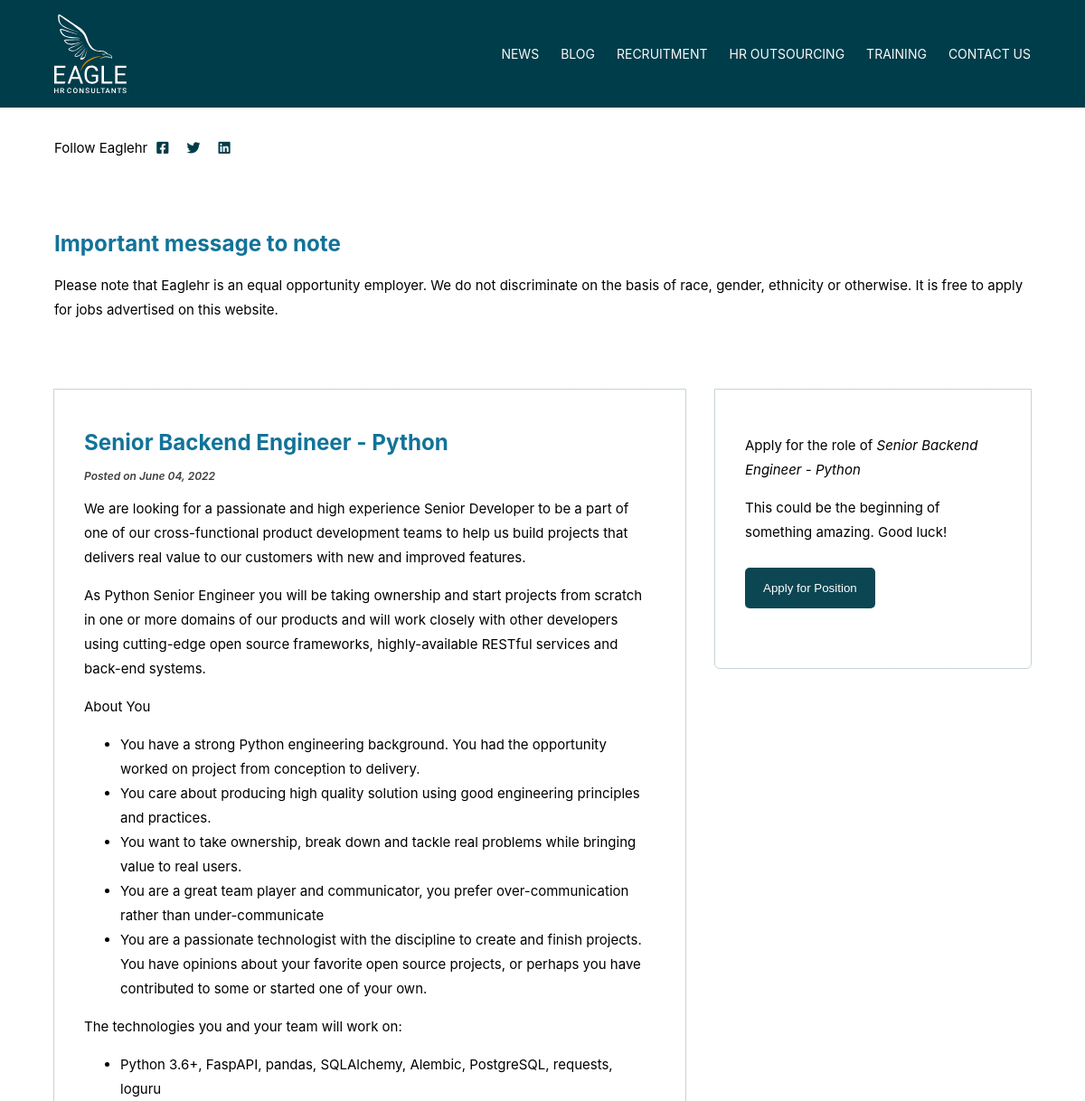
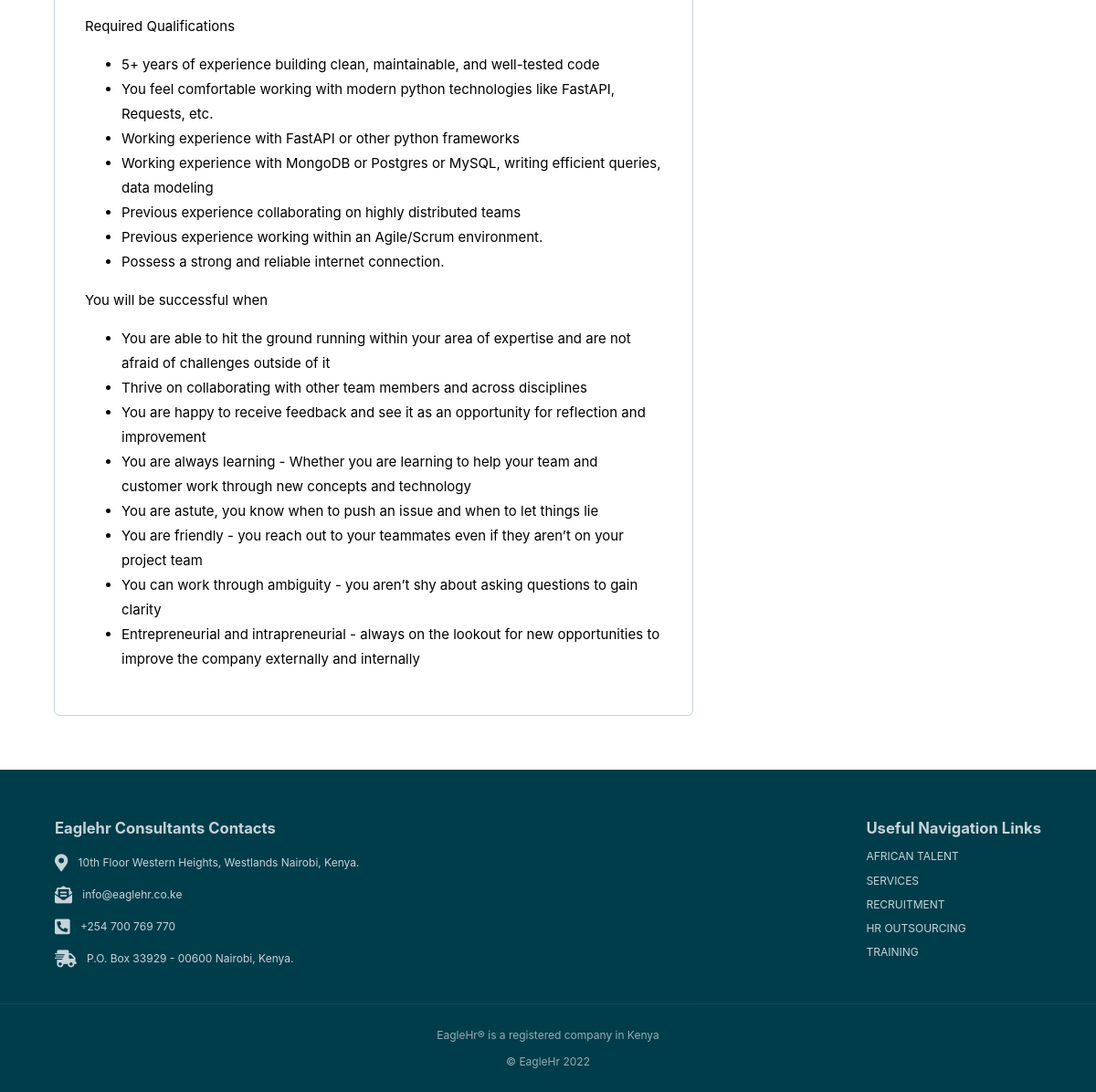
The page /jobs/senior-backend-engineer-python on the database as committed earlier (2 pictures, top to bottom).
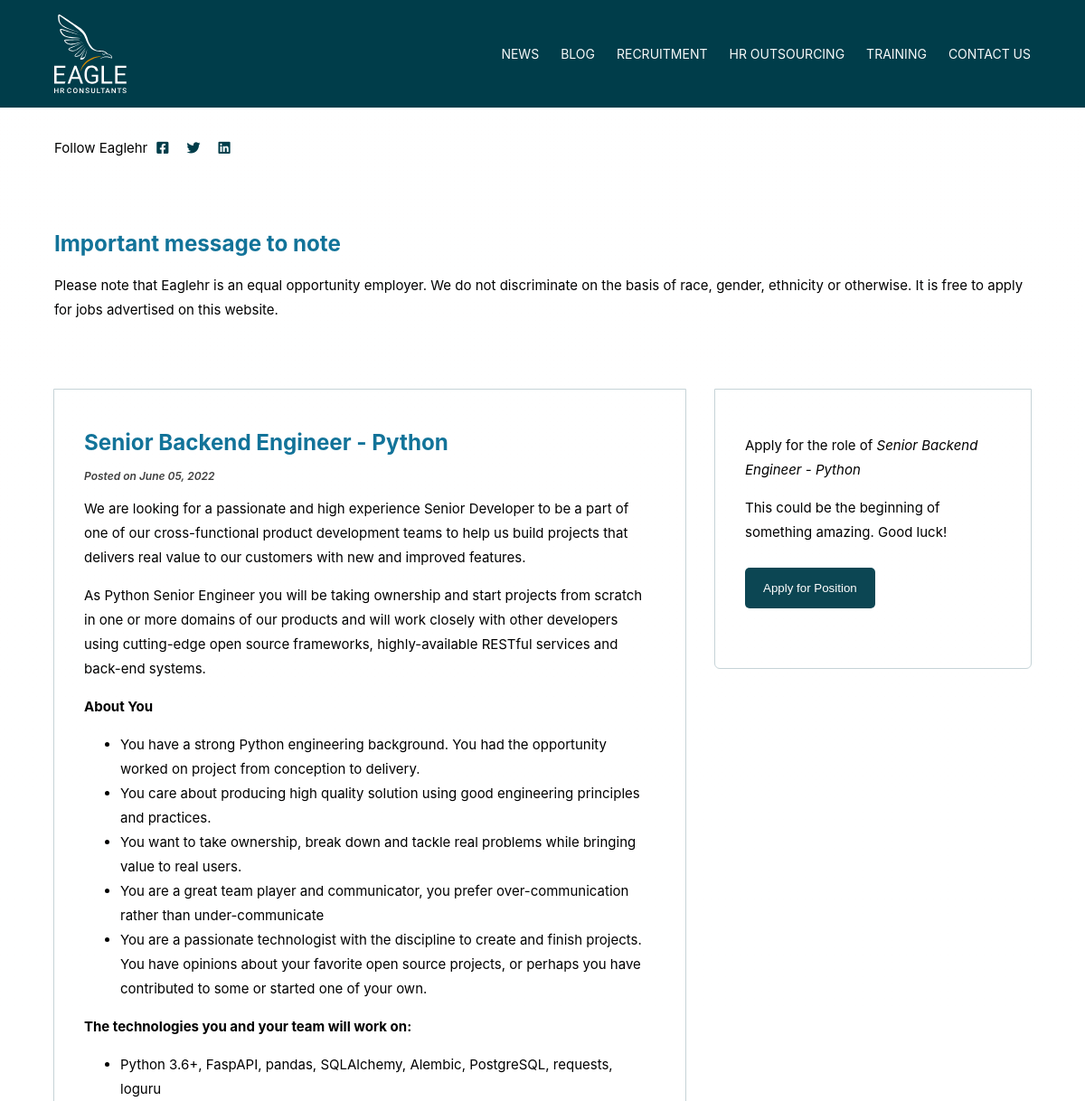
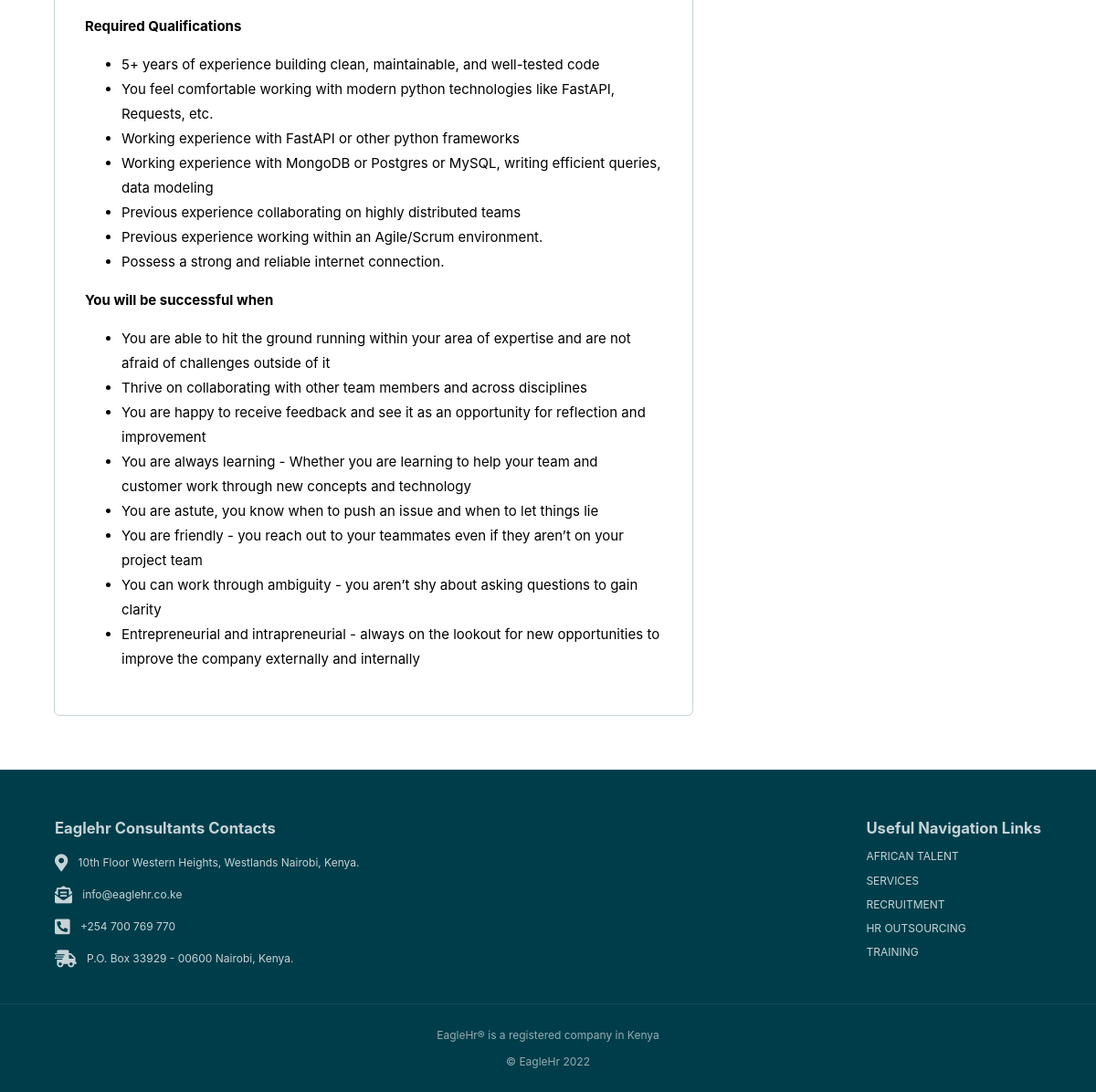
The same page on the database as committed later (2 pictures, top to bottom).
### jobs/models.py (models this page shows, shortened)
class Post(models.Model):
    category = models.ForeignKey(Category, on_delete=models.CASCADE)
    location = models.ForeignKey(Location, on_delete=models.CASCADE)
    type = models.ForeignKey(JobType, on_delete=models.CASCADE)
    title = models.CharField(max_length=255)
    content = RichTextField()
    slug = models.SlugField(max_length=255, unique=True)
    date_created = models.DateTimeField(default=timezone.now)
    apply_by_date = models.DateTimeField(default=timezone.now)
    updated_on = models.DateTimeField(auto_now=True)
    author = models.ForeignKey(User, default=0,
                               on_delete=models.CASCADE)
    active = models.BooleanField(
        default=False, help_text='Select to publish this job on the job portal page. De-select to hide this job.')
    class Meta:
        ordering = ['-date_created', 'author']

### jobs/views.py (the view)
# urls.py: path('<slug:slug>', views.job_detail, name="job-detail"),
def job_detail(request, slug):
    context = {}
    path = request.path
    host = request.get_host()
    print(host+path)
    try:
        job = Post.objects.get(slug=slug)
        context['job'] = job
    except:
        messages.error(
            request, f'This page is not available: {host+path}')
        return redirect('jobs:jobs-list')
    if job.active != 1:
        messages.error(
            request, f'{host+path} is currently not available')
        return redirect('jobs:jobs-list')
    return render(request, 'jobs/job-detail.html', context)

### templates/jobs/job-detail.html (shortened to what this page needs)
{% extends "sitewide/base.html" %}
{% block content %}
<section class="width big-margin-top">
  <h1>Important message to note</h1>
  <p>Please note that Eaglehr is an equal opportunity employer. We do not discriminate on the basis of race, gender, ethnicity or otherwise. It is free to apply for jobs advertised on this website.
  </p>
</section>
<div class="post-container">
  <article class="width main-aside-wrapper">
    <div data-id="{{job.id}}" class="main">
      <h1>{{job.title | safe | title }}</h1>
      <div class="blog-detail-date">Posted on <span>{{ job.date_created | date:"F d, Y" }}</span></div>
      <div class="margin-top body-text">
        <div class="body-p">{{ job.content | safe }}</div>
      </div>
    </div>
    <div class="aside">
      <div>
        <p>Apply for the role of <em>{{job.title | safe | title }}</em></p>
        <p>This could be the beginning of something amazing. Good luck!</p>
        <a href="apply/{{job.id}}"><button class="button">Apply for Position</button></a>
      </div>
    </div>
  </article>
</div>
{% endblock content %}

Rows that differ between the two databases and show on the page:
changed Post "Senior Backend Engineer - Python": date_created "June 04, 2022" → "June 05, 2022"
